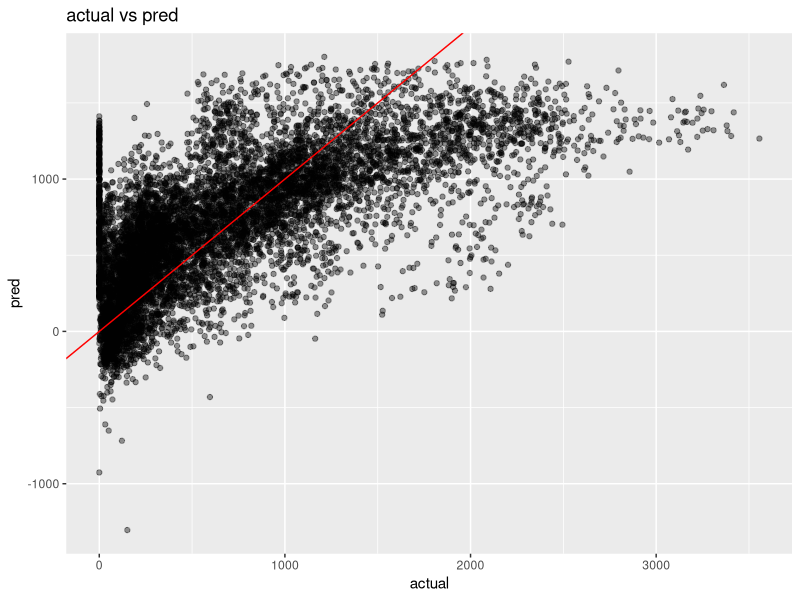
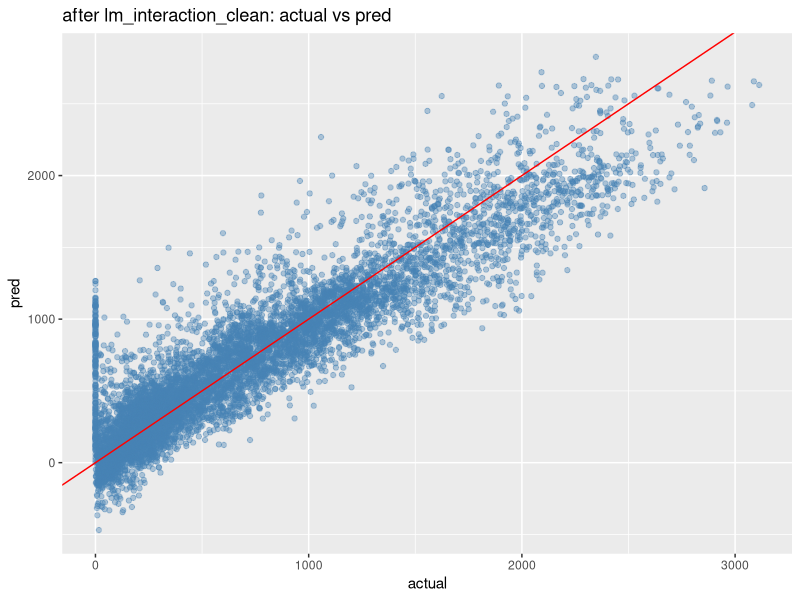

Source code (R) for these figures, in order:
## 1. 데이터 불러오기 및 특성 파악 (Question 1)
SeoulBike<- read.csv("SeoulBikeData.csv")
str(SeoulBike)
summary(SeoulBike)

## 2. 변수 이름 수정 (Question 2)
names(SeoulBike) <- c(
  "Date",          # 날짜
  "Rented",        # 대여량
  "Hour",          # 시간
  "Temp",          # 온도
  "Humidity",      # 습도
  "WindSp",        # 풍속
  "Visibility",    # 가시거리
  "Dew",           # 이슬점
  "Solar",         # 일사량
  "Rain",          # 강수량
  "Snow",          # 적설량
  "Holiday",       # 공휴일 여부
  "FunctioningDay" # 운영일 여부
)
str(SeoulBike)

## 3. 데이터 타입 변환 (Question 3)
# (1) Date: 문자 -> Date 유형
SeoulBike$Date <- as.Date(SeoulBike$Date, format = "%d/%m/%Y")

# (2) Holiday: "No Holiday"→0, "Holiday"→1
SeoulBike$Holiday <- ifelse(SeoulBike$Holiday == "No Holiday", 0, 1)

# (3) FunctioningDay: "Yes"→1, "No"→0
SeoulBike$FunctioningDay <- ifelse(SeoulBike$FunctioningDay == "Yes", 1, 0)

str(SeoulBike)

## 4. 불필요 변수 선정 (Question 4)
# Dew: 온도(Temp), 습도(Humidity)와 강한 다중공선성(중복 정보) 존재
# FunctioningDay: 값의 분산이 매우 낮아 정보 가치 없음

## 다중공선성 확인하여 근거 제시
library(car)
lm_initial <- lm(Rented ~ Hour + Temp + Humidity + WindSp + Visibility + Dew + Solar + Rain + Snow + Holiday + FunctioningDay, data = SeoulBike)
vif(lm_initial) # Dew 값 매우 높음(VIF > 10 예상), FunctioningDay 분산 낮음(거의 1)

## 5. 불필요 변수 제거 (Question 5)
Bike2 <- subset(SeoulBike, select = -c(Dew, FunctioningDay))
str(Bike2)

## 6. 연구 가설 세우기 (Question 6)
# Temp (+): 온도 상승 → 대여량 증가
# Humidity (-): 습도 상승 → 대여량 감소
# WindSp (-): 풍속 증가 → 대여량 감소
# Visibility (+): 가시거리 증가 → 대여량 증가
# Solar (+): 일사량 증가 → 대여량 증가
# Rain (-): 비 증가 → 대여량 감소
# Snow (-): 눈 증가 → 대여량 감소
# Hour: 출퇴근 시간대(7-9시, 17-19시) → 대여량 증가
# Holiday (+): 공휴일 → 대여량 증가 예상

## 7. 다중선형회귀모델 적합 (Question 7)
lm_model <- lm(
  Rented ~ Hour + Temp + Humidity + WindSp + Visibility + Solar + Rain + Snow + Holiday,
  data = Bike2
)
summary(lm_model)

## 8. 다중공선성 재확인 (Question 8)
vif_values <- vif(lm_model)
print(vif_values)

## 9. 모델 성능 확인 및 시각화 (Question 9)
# (1) RMSE 계산
Bike2$pred <- predict(lm_model, Bike2)
rmse <- sqrt(mean((Bike2$Rented - Bike2$pred)^2))
cat("RMSE:", round(rmse, 2), "\n")

# (2) 결정계수(R²), 조정된 R² 계산
r2 <- summary(lm_model)$r.squared
adj_r2 <- summary(lm_model)$adj.r.squared
cat("R2:", round(r2, 4), "\n")
cat("Adjusted R2:", round(adj_r2, 4), "\n")

# (3) ggplot2로 실제 vs 예측값 산점도
library(ggplot2)
ggplot(Bike2, aes(x = Rented, y = pred)) +
  geom_point(alpha = 0.4) +
  geom_abline(slope = 1, intercept = 0, color = "red") +
  labs(
    title = "actual vs pred",
    x = "actual",
    y = "pred"
  )
## 10. 중간평가 및 해석 (수정 버전)

# (1) 변수별 해석
# - Temp(양의 관계): 온도가 올라가면 대여량 증가
# - Rain(음의 관계): 비가 오면 대여량 감소
# - Humidity(음의 관계): 습도가 높으면 대여량 감소
# - Hour: 출퇴근 시간대에 대여량 증가
# - Holiday(양의 관계): 공휴일 대여량 증가

# (2) 모델 전체 평가
# - Adjusted R²는 약 0.47 수준으로, 전체 변동의 절반 미만만 설명
# - 이는 계절성, 요일, 비선형 패턴 등이 포함되지 않아 생긴 한계임
# - RMSE는 약 450~470 수준으로, 다소 높은 편

# (3) 결론 및 추가 분석 제안
# 계절성(요일, 월 등 날짜 변수)을 추가하면 성능이 더 개선될 수 있음.
# 다항항(Temp^2 등), 교호작용(Temp*Hour 등)을 추가하면 추가 성능 향상 가능.
# 잔차분석을 통한 정규성, 등분산성 진단이 권장됨.

## 11. 성능 향상 모델 구축 (Question 11 – 개선 모델)
# 2. 변수 제거 및 파생
Bike2 <- subset(SeoulBike, select = -c(Dew, FunctioningDay))
Bike2$HourF <- factor(Bike2$Hour)
Bike2$Month <- as.factor(format(Bike2$Date, "%m"))
Bike2$Weekday <- as.factor(weekdays(Bike2$Date))
Bike2$MonthNum <- as.numeric(format(Bike2$Date, "%m"))
Bike2$Season <- ifelse(Bike2$MonthNum %in% c(3,4,5), "spring",
                       ifelse(Bike2$MonthNum %in% c(6,7,8), "summer",
                              ifelse(Bike2$MonthNum %in% c(9,10,11), "fall", "winter")))
Bike2$SeasonF <- as.factor(Bike2$Season)

# 3. RushHour 생성
day_names <- weekdays(Bike2$Date)
if (all(grepl("[가-힣]", day_names))) {
  work_days <- c("월요일", "화요일", "수요일", "목요일", "금요일")
} else {
  Sys.setlocale("LC_TIME", "C")
  Bike2$Weekday <- weekdays(Bike2$Date)
  work_days <- c("Monday", "Tuesday", "Wednesday", "Thursday", "Friday")
}
Bike2$Holiday <- ifelse(Bike2$Holiday %in% c(0, "No", "N", "0", FALSE), "No", "Yes")
Bike2$RushHour <- with(Bike2, ifelse(Holiday == "No" & Weekday %in% work_days & Hour >= 7 & Hour <= 9, "Yes", "No"))
Bike2$RushHour <- factor(Bike2$RushHour)

# 4. 로그 변환
Bike2$Solar_log <- log1p(as.numeric(Bike2$Solar))
Bike2$Rain_log <- log1p(as.numeric(Bike2$Rain))
Bike2$Snow_log <- log1p(as.numeric(Bike2$Snow))
Bike2$Vis_diff_log <- log1p(2000 - as.numeric(Bike2$Visibility))
Bike2 <- subset(Bike2, select = -c(Solar, Rain, Snow, Visibility))

# 5. 최종 모델 구성 (전체)
lm_final <- lm(
  Rented ~ Temp + I(Temp^2) + Humidity + I(Humidity^2) + WindSp +
    Solar_log + Rain_log + Snow_log + Vis_diff_log +
    Holiday + HourF + Temp:HourF + Vis_diff_log:HourF +
    Rain_log:Holiday + Month + Weekday + SeasonF + RushHour +
    Rain_log:HourF + Holiday:Weekday + Humidity:SeasonF +
    RushHour:Rain_log + RushHour:Temp + WindSp:HourF,
  data = Bike2
)

# 6. 평가
Bike2$pred_final <- predict(lm_final, newdata = Bike2)
cat("전체 RMSE:", round(sqrt(mean((Bike2$Rented - Bike2$pred_final)^2)), 2), "\n")
cat("전체 R2:", round(summary(lm_final)$r.squared, 4), "\n")
cat("전체 Adjusted R²:", round(summary(lm_final)$adj.r.squared, 4), "\n")

# 7. Cook's Distance 이상치 제거
lm_interaction_model <- lm(
  Rented ~ Temp + I(Temp^2) + Humidity + I(Humidity^2) +
    Rain_log + Holiday + HourF + Temp:HourF +
    SeasonF + Weekday + Rain_log:HourF + Holiday:Weekday + Humidity:SeasonF,
  data = Bike2
)
cooks_d <- cooks.distance(lm_interaction_model)
threshold <- 4 / nrow(Bike2)
Bike2_clean <- Bike2[cooks_d < threshold, ]
cat("제거된 이상치 수:", nrow(Bike2) - nrow(Bike2_clean), "\n")

# 8. 이상치 제거 후 모델 재학습
lm_clean <- lm(
  Rented ~ Temp + I(Temp^2) + Humidity + I(Humidity^2) + WindSp +
    Solar_log + Rain_log + Snow_log + Vis_diff_log +
    Holiday + HourF + Temp:HourF + Vis_diff_log:HourF +
    Rain_log:Holiday + Month + Weekday + SeasonF + RushHour +
    Rain_log:HourF + Holiday:Weekday + Humidity:SeasonF +
    RushHour:Rain_log + RushHour:Temp + WindSp:HourF,
  data = Bike2_clean
)
Bike2_clean$pred_clean <- predict(lm_clean, newdata = Bike2_clean)
cat("[이상치 제거] RMSE:", round(sqrt(mean((Bike2_clean$Rented - Bike2_clean$pred_clean)^2)), 2), "\n")
cat("[이상치 제거] R2:", round(summary(lm_clean)$r.squared, 4), "\n")
cat("[이상치 제거] Adjusted R2:", round(summary(lm_clean)$adj.r.squared, 4), "\n")

# 9. 시각화
ggplot(Bike2_clean, aes(x = Rented, y = pred_clean)) +
  geom_point(alpha = 0.4, color = "steelblue") +
  geom_abline(slope = 1, intercept = 0, color = "red") +
  labs(
    title = "after lm_interaction_clean: actual vs pred",
    x = "actual",
    y = "pred"
  )
